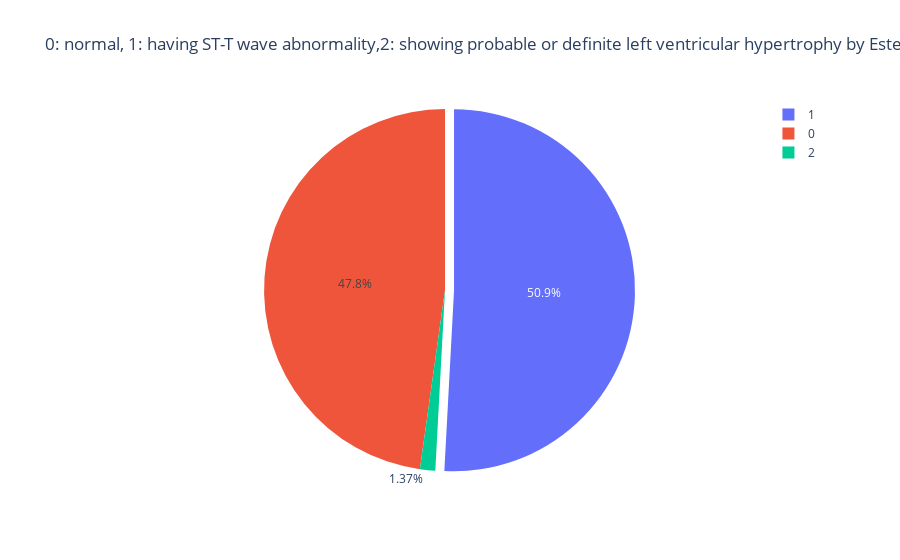

The cell this chart's notebook holds for it:
### Markdown cell above
#### 7. Resting electrocardiographic measurement (restecg)

### Code cell
col = "restecg"
grouped = heart_df_new[col].value_counts().reset_index()
grouped = grouped.rename(columns = {col : "count", "index" : col})

## plot
trace = go.Pie(labels=grouped[col], values=grouped['count'], pull=[0.05, 0])
layout = {'title': '0: normal, 1: having ST-T wave abnormality,2: showing probable or definite left ventricular hypertrophy by Estes criteria'}
fig = go.Figure(data = [trace], layout = layout)
iplot(fig)

### Figure 1 — Plotly figure (JSON) as saved in the notebook; plotly's stock layout.template omitted (floating-point values rounded to 4 significant figures)
{"data": [{"labels": [1, 0, 2], "pull": [0.05, 0], "type": "pie", "values": [149, 140, 4]}], "layout": {"title": {"text": "0: normal, 1: having ST-T wave abnormality,2: showing probable or definite left ventricular hypertrophy by Estes criteria"}}}
